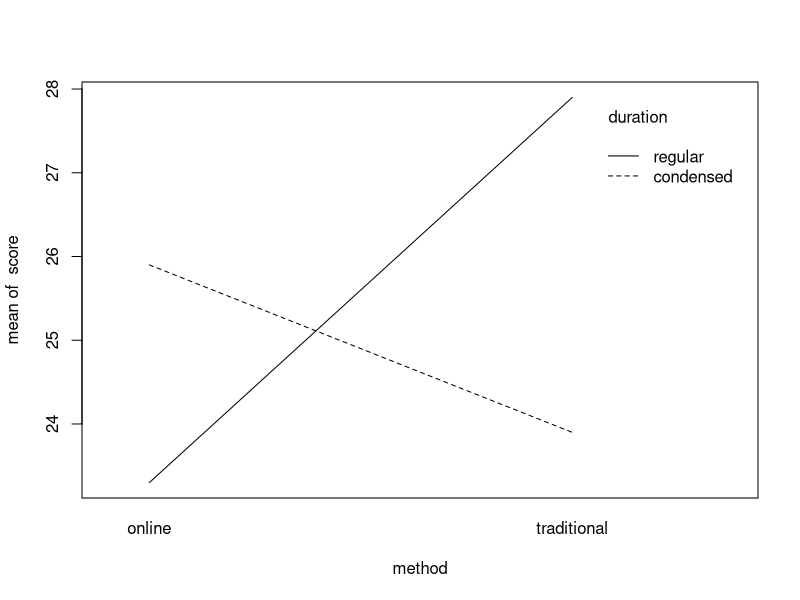
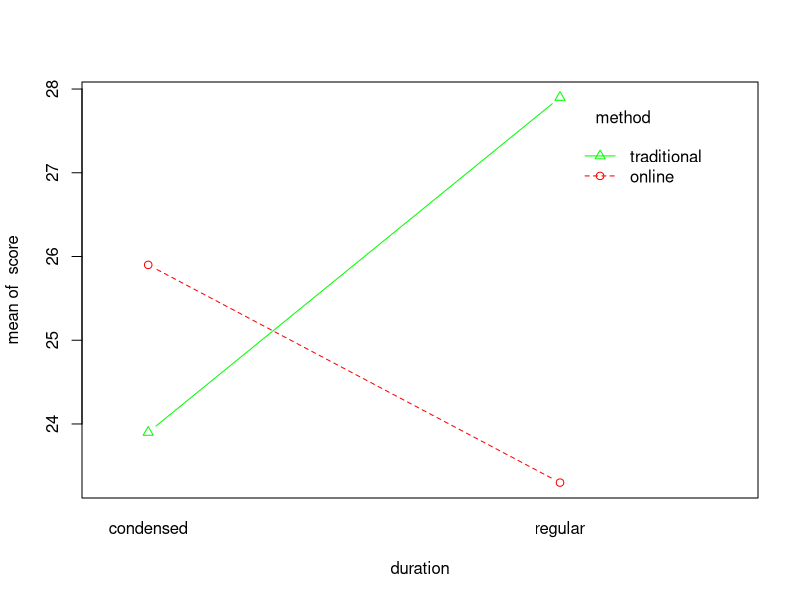
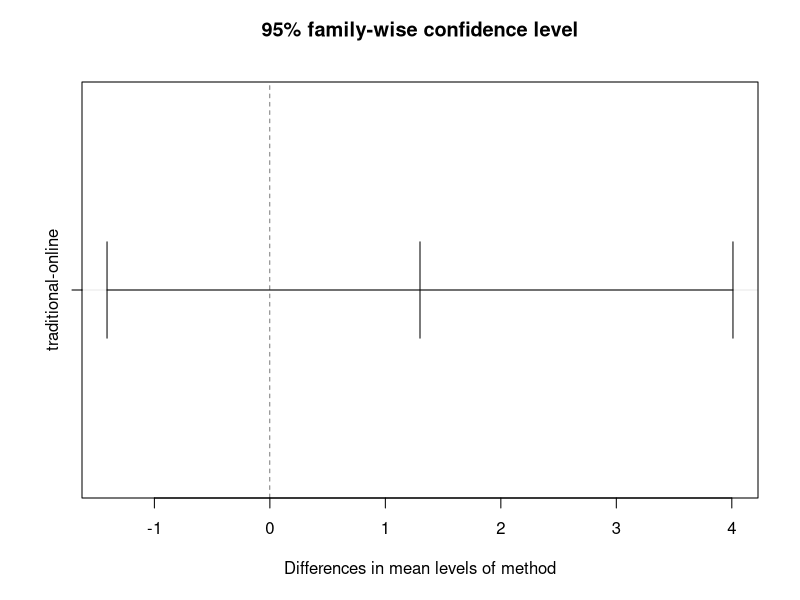
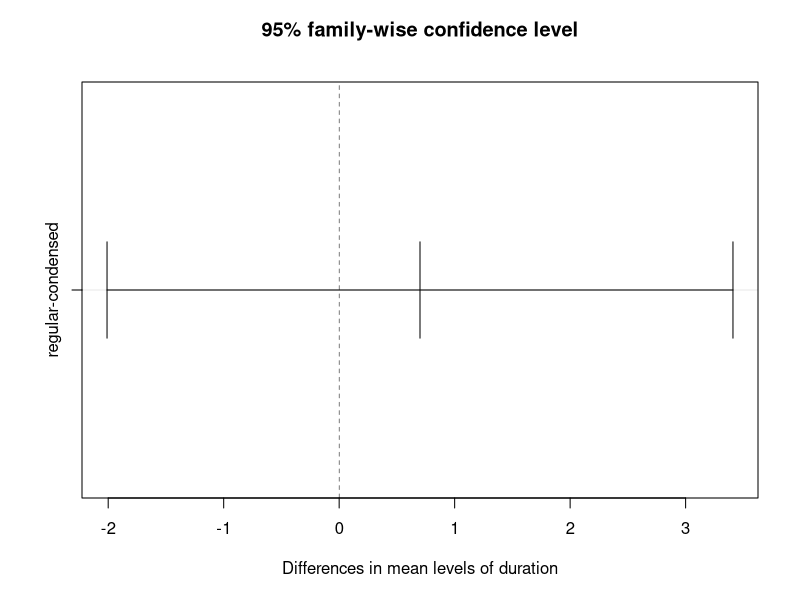
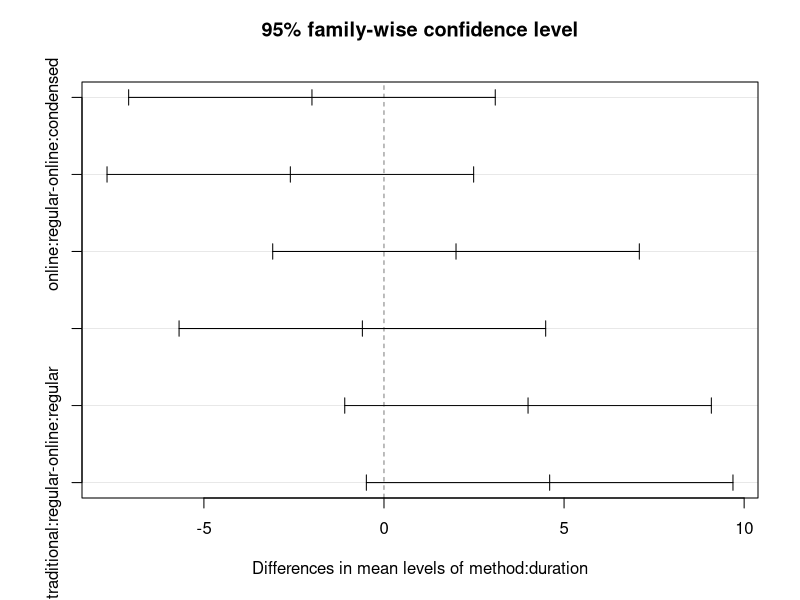
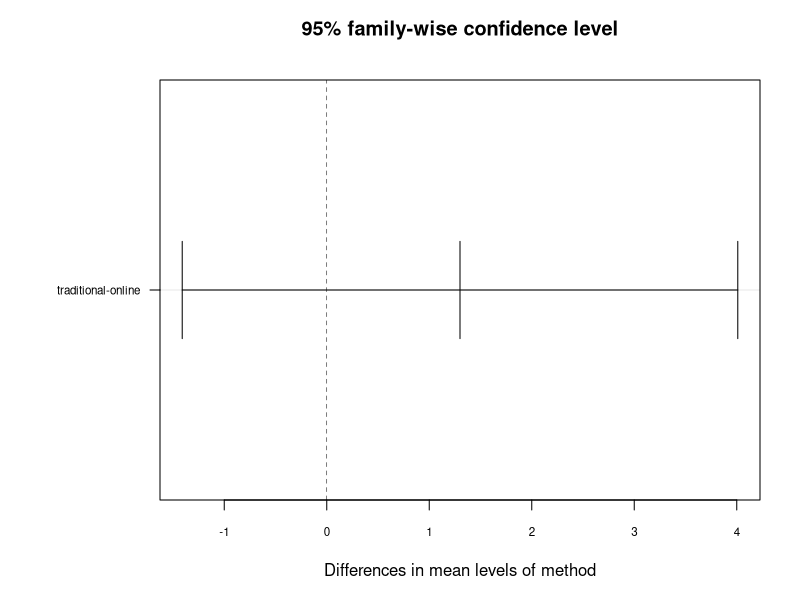
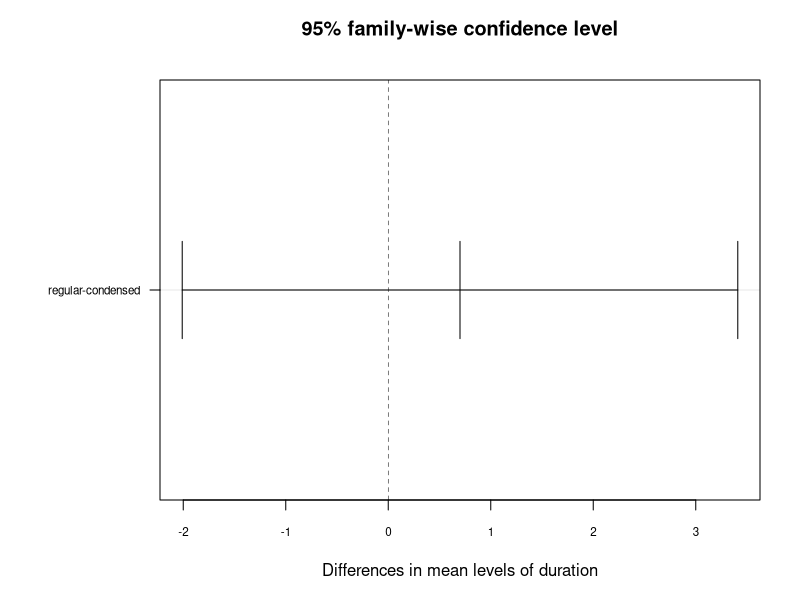
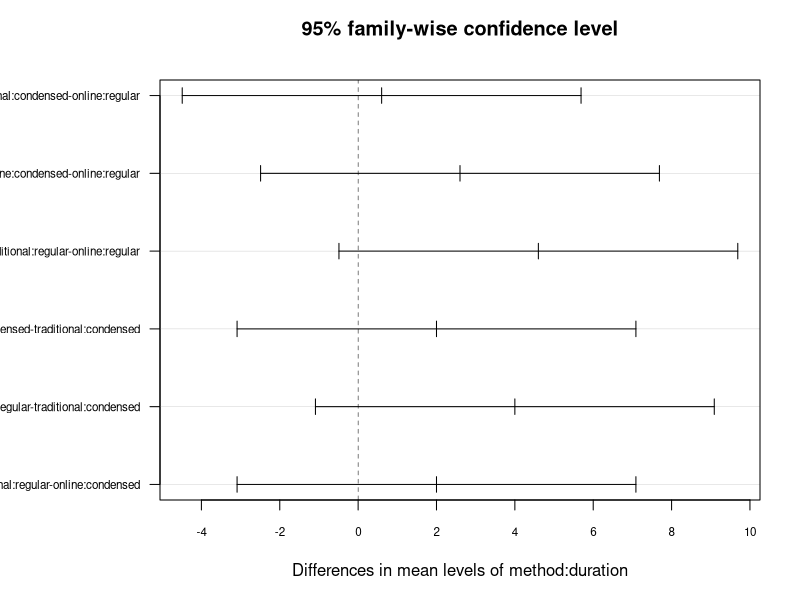

Reproduce these figures in R, in order.
# Teaching Methods : Significant Interaction Effects
# ACT : marks ~ method + duration
# Total Variation SST = SSA + SSB + SSAB (interaction)
act1 <- read.csv("./data/act.csv")
str(act1)
library(reshape)
act2 = reshape(act1, varying = c('condensed','regular')
             ,v.names=c('score')
             ,timevar = c("duration")
             ,times=c('condensed','regular')
             ,direction='long')
str(act2)
head(act2)
act2
act3 = act2[,c('method','duration','score')]
str(act3)
act3$duration = as.factor(act3$duration)
str(act3)
# data format ready

#Modeling
act3.aov = aov(score ~ method * duration,data=act3)
act3.aov
summary(act3.aov)
# Interaction significant -< 0.05 : see in graph


# Summaries
model.tables(act3.aov, type='means')

# Interaction plot
with(act3,interaction.plot(method,duration,score))
with(act3,interaction.plot(duration,method,score,pch=1:2,type='b',col=c('red','green')))

# to ensure max score, traditional class for 30day(regular)
# for online - condensed course

#Tunkey Test

TukeyHSD(act3.aov)
plot(TukeyHSD(act3.aov))
op=par(mar=c(5,8,4,2))
plot(TukeyHSD(act3.aov,ordered=T),cex.axis=0.7,las=1)
par(op)
